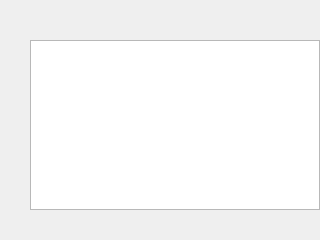
<?xml version="1.0" encoding="UTF-8"?>
<ui version="4.0">
 <class>Dialog</class>
 <widget class="QDialog" name="Dialog">
  <property name="enabled">
   <bool>true</bool>
  </property>
  <property name="geometry">
   <rect>
    <x>0</x>
    <y>0</y>
    <width>320</width>
    <height>240</height>
   </rect>
  </property>
  <property name="windowTitle">
   <string>Dialog</string>
  </property>
  <widget class="QListView" name="secondlevelmenulist_View">
   <property name="geometry">
    <rect>
     <x>30</x>
     <y>40</y>
     <width>290</width>
     <height>170</height>
    </rect>
   </property>
  </widget>
 </widget>
 <resources/>
 <connections/>
</ui>
